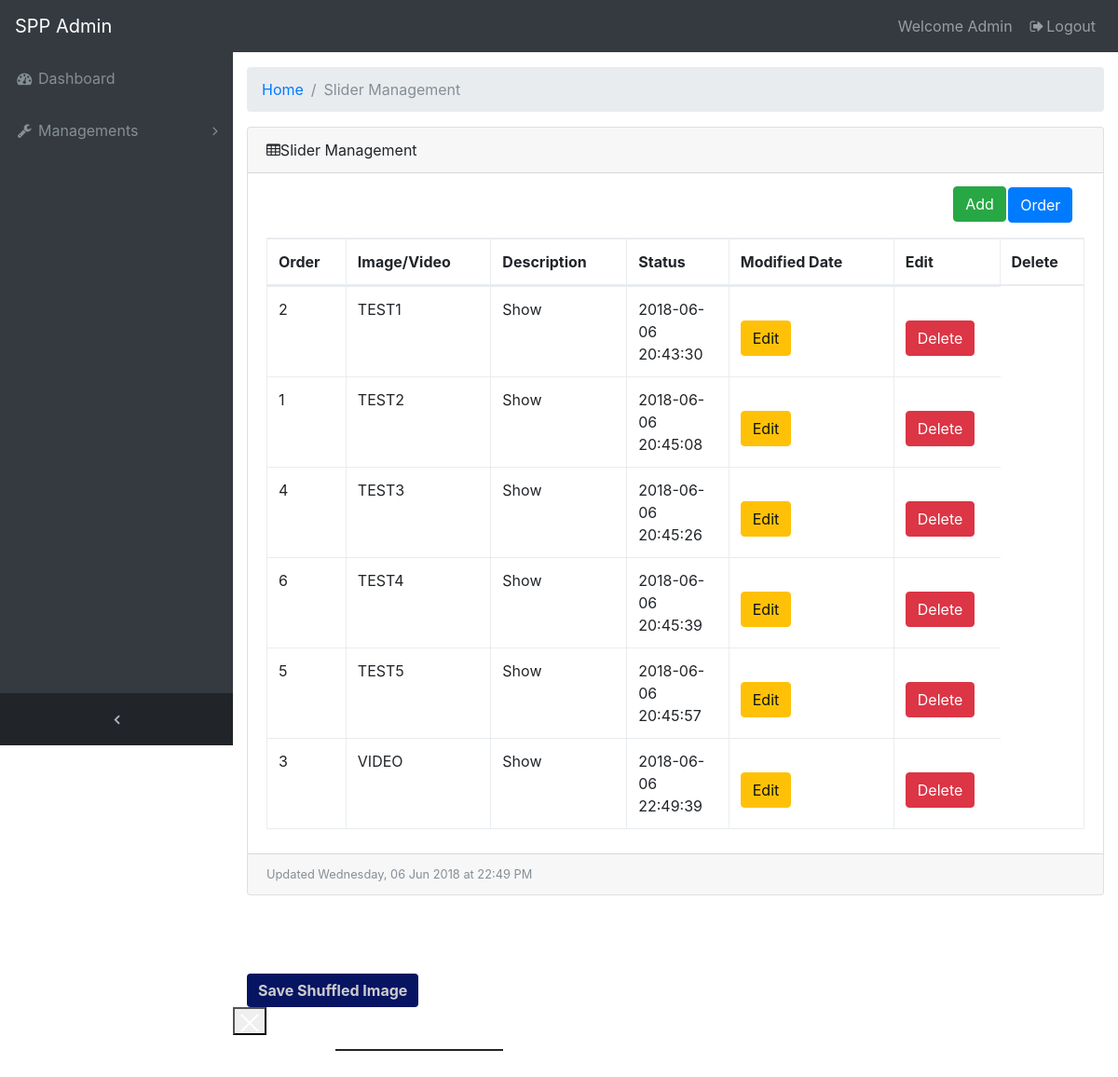
Page /admin/slider_management/slider.php (signed in) on the earlier database version.
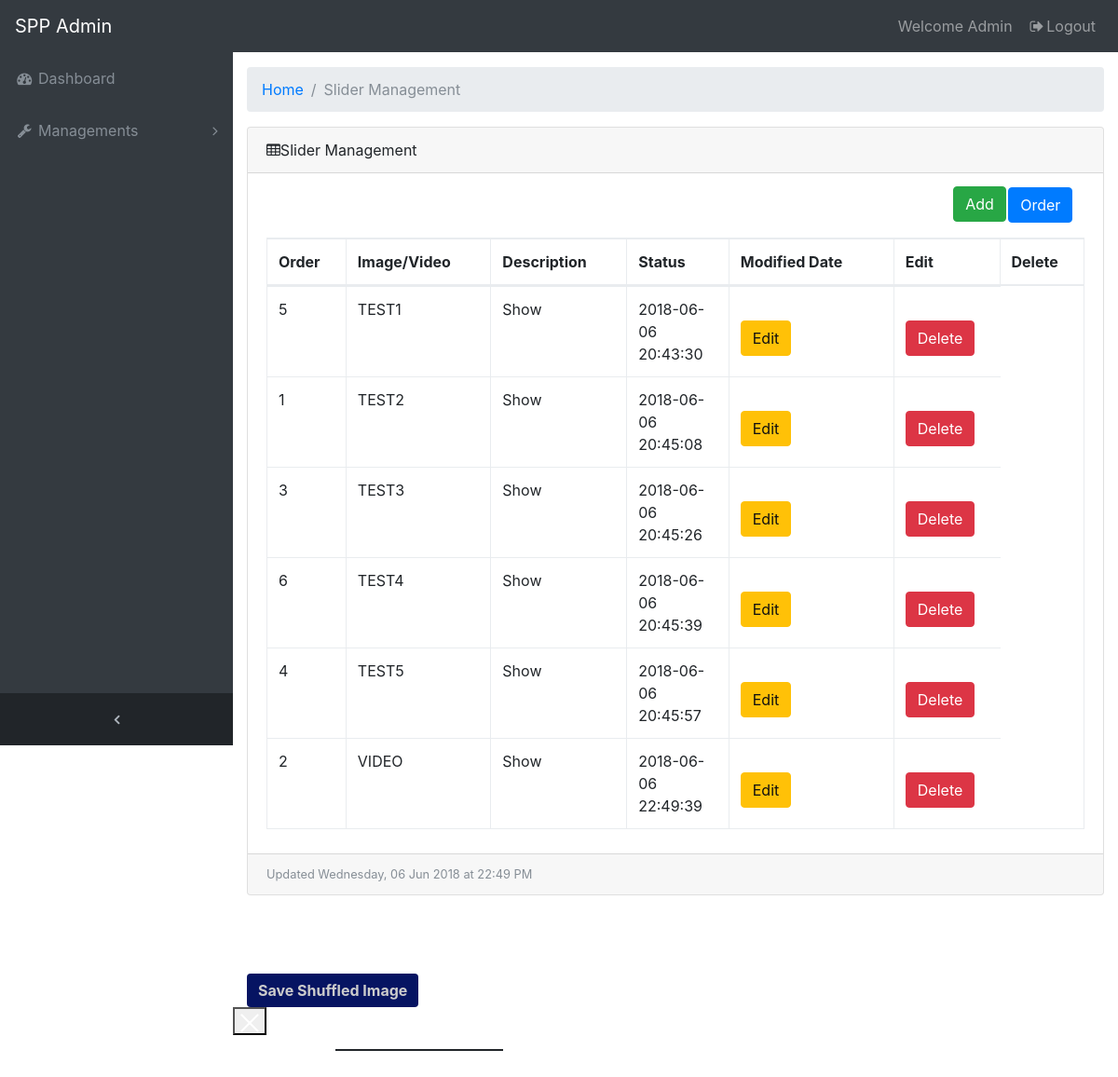
Same page on the later database version.
### tables this page shows
CREATE TABLE `slider` (
  `id` int(11) NOT NULL,
  `order` int(11) NOT NULL,
  `description` varchar(500) NOT NULL,
  `file` varchar(500) NOT NULL,
  `link` varchar(500) NOT NULL,
  `status` enum('Show','Hide') NOT NULL DEFAULT 'Show',
  `created_date` datetime NOT NULL DEFAULT CURRENT_TIMESTAMP,
  `modified_date` datetime NOT NULL
);

### admin/slider_management/slider.php (the view, shortened to what this page needs)
<?php
include '../../connect-mysql.php';
$sql = "SELECT * FROM `slider` ORDER BY `id`";
$objQuery = mysqli_query($objCon,$sql);
?>
<!DOCTYPE html>
<html lang="en">
<head>
</head>
<body class="fixed-nav sticky-footer" id="page-top">
<div class="content-wrapper">
    <div class="container-fluid">
        <ol class="breadcrumb">
            <li class="breadcrumb-item">
                <a href="slider.php">Home</a>
            </li>
            <li class="breadcrumb-item active">Slider Management</li>
        </ol>
        <div class="card">
            <div class="card-header">
                <i class="fa fa-table"></i>Slider Management</div>
            <div class="card-body">
                <div class="row pull-right" style="margin-bottom: 10px; margin-right: -40px; margin-top: -30px;">
                    <div class="col-md-3">
                        <form action="add_slider.php" method="post">
                            <input type="hidden" name="id" value="<?=$result["id"]?>"><br>
                            <input class="btn btn-success" type="submit" value="Add">
                        </form>
                    </div>
                    <div class="col-md-3" style="margin-top: 25px; margin-left: 10px;">
                        <button href="#" class="btn btn-primary js-show-modal1">
                            Order
                        </button>
                    </div>
                </div>
                <div class="table-responsive">
                    <table class="table table-bordered" id="dataTable" width="100%" cellspacing="0">
                        <thead>
                        <tr>
                            <th width="5%">Order</th>
                            <th width="10%">Image/Video</th>
                            <th width="10%">Description</th>
                            <th width="5%">Status</th>
                            <th width="15%">Modified Date</th>
                            <th width="5%">Edit</th>
                            <th width="5%">Delete</th>
                        </tr>
                        </thead>
                        <tbody>
                        <?php
                        while ($result = mysqli_fetch_array($objQuery, MYSQLI_ASSOC))
                        {
                            ?>
                            <tr id="<?php echo $result["id"] ?>">
                                <td><?=$result["order"]?></td>
                                <td><?=$result["description"]?></td>
                                <td><?=$result["status"]?></td>
                                <td><?=$result["modified_date"]?></td>
                                <td>
                                    <form action="edit_slider.php" method="post">
                                        <input type="hidden" name="id" value="<?=$result["id"]?>"><br>
                                        <input class="btn btn-warning" type="submit" value="Edit">
                                    </form>
                                </td>
                                <td>
                                    <br>
                                    <button class="btn btn-danger remove">Delete</button>
                                </td>
                            </tr>
                            <?php
                        }
                        ?>
                        </tbody>
                    </table>
                </div>
            </div>
            <?php
            $sql = "SELECT (CASE WHEN modified_date IS NULL THEN created_date ELSE modified_date END) AS update_date
                    FROM slider ORDER BY modified_date DESC LIMIT 1";
            $objQuery = mysqli_query($objCon, $sql);
            while ($result = mysqli_fetch_array($objQuery, MYSQLI_ASSOC))
            {
                $datetime = date_create($result["update_date"]);
                $dateformat = date_format($datetime,"l, d M Y");
                $timeformat = date_format($datetime,"H:i A");
                ?>
                <div class="card-footer small text-muted">Updated <?= $dateformat ?> at <?= $timeformat ?></div>
            <?php } ?>
        </div>
        <br>
    </div>
    <div class="wrap-modal1 js-modal1 p-t-60 p-b-20">
        <div class="container">
            <div class="bg0 p-t-60 p-b-30 p-lr-15-lg how-pos3-parent">
                <div class="row" style="margin-top: 50px">
                    <div>
                        <div class="col-md-12 text-center">
                            <a href="javascript:void(0);" class="btn btn-saveinfo reorder_link" id="save">SHUFFLE & REORDER PHOTOS</a>
                        </div>
                        <button class="how-pos3 js-hide-modal1">
                            <img src="/finedae/images/icons/icon-close.png" alt="CLOSE">
                        </button>
                        <div class="gallery">
                        </div>
                    </div>
                </div>
            </div>
        </div>
    </div>
</div>
</body>
</html>

### admin/css/sb-admin.css (style rules this page uses)
html { position: relative; min-height: 100%; }
body { overflow-x: hidden; }
body.sticky-footer { margin-bottom: 56px; }
body.sticky-footer .content-wrapper { min-height: calc(100vh - 56px - 56px); }
body.fixed-nav { padding-top: 56px; }
.content-wrapper { min-height: calc(100vh - 56px); padding-top: 1rem; }
#mainNav .navbar-collapse { overflow: auto; max-height: 75vh; }
#mainNav .navbar-collapse .navbar-nav .nav-item .nav-link { cursor: pointer; }
#mainNav .navbar-collapse .navbar-sidenav .nav-link-collapse:after { float: right; content: '\f107'; font-family: 'FontAwesome'; }
#mainNav .navbar-collapse .navbar-sidenav .nav-link-collapse.collapsed:after { content: '\f105'; }
#mainNav .navbar-collapse .sidenav-toggler { display: none; }
@media (min-width: 992px) { #mainNav .navbar-brand { width: 250px; } }
@media (min-width: 992px) { #mainNav .navbar-collapse { overflow: visible; max-height: none; } }
@media (min-width: 992px) { #mainNav .navbar-collapse .navbar-sidenav { position: absolute; top: 0; left: 0; overflow-x: hidden; overflow-y: auto; -webkit-flex-direction: column; -ms-flex-direction: column; flex-direction: column; margin-top: 56px; } }
@media (min-width: 992px) { #mainNav .navbar-collapse .navbar-sidenav > .nav-item { width: 250px; padding: 0; } }
@media (min-width: 992px) { #mainNav .navbar-collapse .navbar-sidenav > .nav-item > .nav-link { padding: 1em; } }
#mainNav.fixed-top .sidenav-toggler { display: none; }
@media (min-width: 992px) { #mainNav.fixed-top .navbar-sidenav { height: calc(100vh - 112px); } }
@media (min-width: 992px) { #mainNav.fixed-top .sidenav-toggler { position: absolute; top: 0; left: 0; display: flex; overflow-x: hidden; overflow-y: auto; -webkit-flex-direction: column; -ms-flex-direction: column; flex-direction: column; margin-top: calc(100vh - 56px); } }
@media (min-width: 992px) { #mainNav.fixed-top .sidenav-toggler > .nav-item { width: 250px; padding: 0; } }
@media (min-width: 992px) { #mainNav.fixed-top .sidenav-toggler > .nav-item > .nav-link { padding: 1em; } }
#mainNav.fixed-top.navbar-dark .sidenav-toggler { background-color: #212529; }
#mainNav.fixed-top.navbar-dark .sidenav-toggler a i { color: #adb5bd; }
.content-wrapper { overflow-x: hidden; background: white; }
@media (min-width: 992px) { .content-wrapper { margin-left: 250px; } }
#sidenavToggler i { font-weight: 800; }
#mainNav.navbar-dark .navbar-collapse .navbar-sidenav .nav-link-collapse:after { color: #868e96; }
#mainNav.navbar-dark .navbar-collapse .navbar-sidenav > .nav-item > .nav-link { color: #868e96; }
@media (min-width: 992px) { #mainNav.navbar-dark .navbar-collapse .navbar-sidenav { background: #343a40; } }

### admin/slider_management/slider.php (style rules this page uses)
.btn-saveinfo { margin-top: 10px; border: none; background: #061462; color: #ccc; font-weight: bold; text-decoration: none; transition: all 0.35s; -moz-transition: all 0.35s; -webkit-transition: all 0.35s; -o-transition: all 0.35s; white-space: nowrap; }
.gallery { margin: 5%; width: 84%; float: left; margin-top: 15px; margin-left: 110px; border: solid 1px; }
.how-pos3 { top: 0px; }

Differences in the rows shown:
changed slider "TEST1": order "2" → "5"
changed slider "TEST3": order "4" → "3"
changed slider "TEST5": order "5" → "4"
changed slider "VIDEO": order "3" → "2"
